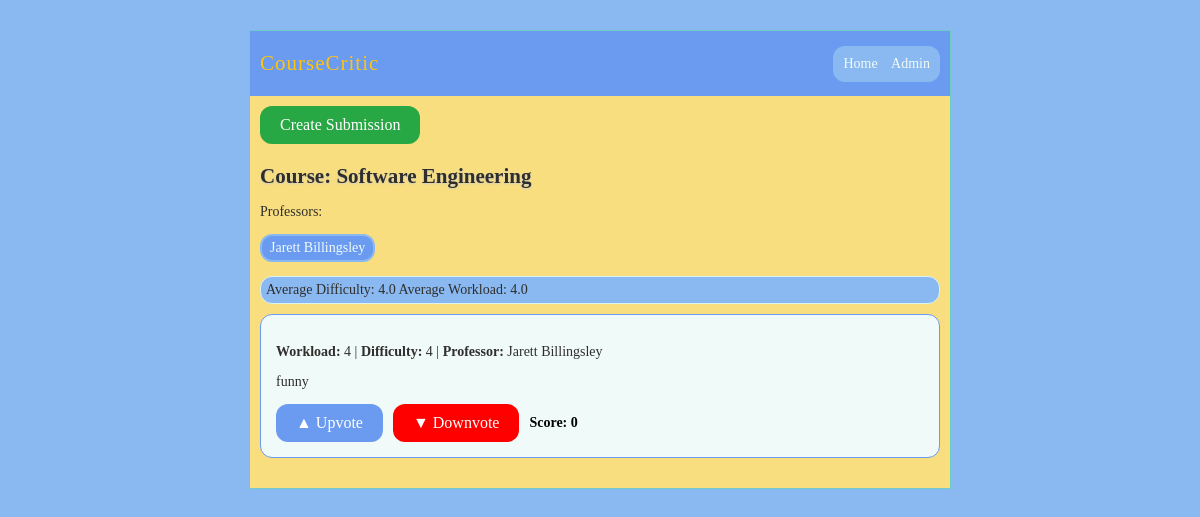
/course/5, run on the app's committed database.
### model.py (models this page shows, shortened)
class Course(db.Model):
    __tablename__ = "course_table"
    id: Mapped[int] = mapped_column(primary_key=True)
    title: Mapped[str] = mapped_column(String(30), unique=True)
    course_code: Mapped[str] = mapped_column(String(30), unique=True)
    professors: Mapped[list["Professor"]] = relationship(secondary=prof_course_table, back_populates="courses")
    ratings: Mapped[list["Rating"]] = relationship("Rating", back_populates="course")

class Professor(db.Model):
    __tablename__ = "prof_table"
    id: Mapped[int] = mapped_column(primary_key=True)
    name: Mapped[str] = mapped_column(String(200), unique=True)
    courses: Mapped[list["Course"]] = relationship(secondary="prof_course_table", back_populates="professors")
    ratings: Mapped[list["Rating"]] = relationship("Rating", back_populates="professor")

class Rating(db.Model):
    __tablename__ = "ratings_table"
    __table_args__ = (
        CheckConstraint('difficulty <= 5 AND difficulty >= 0', name='difficulty_bounds_check'),
    )
    id: Mapped[int] = mapped_column(primary_key=True)
    workload: Mapped[int]
    difficulty: Mapped[int]
    description: Mapped[str] = mapped_column(String(300))
    score: Mapped[int] = mapped_column(Integer, default=0)
    professor_id: Mapped[int] = mapped_column(ForeignKey("prof_table.id"))
    professor: Mapped["Professor"] = relationship("Professor", back_populates="ratings")
    course_id: Mapped[int] = mapped_column(ForeignKey("course_table.id"))
    course: Mapped["Course"] = relationship("Course", back_populates="ratings")

### course_critic.py (the view)
@app.route("/course/<int:course_id>")
def course(course_id):
    course = db.session.execute(db.select(Course).where(Course.id == course_id)).scalar()
    stmt = db.select(Rating).where(Rating.course_id == course.id).order_by(Rating.score.desc())
    ratings = db.session.execute(stmt).scalars().all()
    professors = course.professors
    diffAvg = sum([rating.difficulty for rating in ratings]) / len(ratings) if ratings else 0
    workAvg = sum([rating.workload for rating in ratings]) / len(ratings) if ratings else 0
    return render_template("course.html", course=course, ratings=ratings, diff=diffAvg, work=workAvg, profs=professors)

### templates/course.html (shortened to what this page needs)
{% extends "layout.html" %}
{% block body %}
    <div style="margin-bottom: 20px;">
        <a href="{{ url_for('submit', course_id=course.id) }}">
            <button class="submit-btn" id="createBtn">
                Create Submission
            </button>
        </a>
    </div>
    <h2>Course: {{ course.title }}</h2>
    {% if profs %}
        <p id="profLabel"> Professors:
    {% for professor in profs%}
        <p class="professor">{{ professor.name }}</p>
    {% endfor %}
        </p>
    {% else %}
        <p>No one teaches this course!</p>
    {% endif %}
<div class="twitbox">
    <p>Average Difficulty: {{ diff }} Average Workload: {{ work }}</p>
</div>
{% for rating in ratings %}
    <div class="rating-div">
        <p><strong>Workload:</strong> {{ rating.workload }} |
           <strong>Difficulty:</strong> {{ rating.difficulty }} |
           <strong>Professor:</strong> {{ rating.professor.name }}</p>
        <p>{{ rating.description }}</p>
        <div class="vote-controls">
            <form method="post" action="{{ url_for('upvote', rating_id=rating.id) }}">
                <button type="submit" class="btn">▲ Upvote</button>
            </form>
            <form method="post" action="{{ url_for('downvote', rating_id=rating.id) }}">
                <button type="submit" class="downvote-btn">▼ Downvote</button>
            </form>
            <span class="score-display">Score: {{ rating.score }}</span>
        </div>
    </div>
    {% endfor %}
{% endblock %}

### static/style.css (style rules this page uses)
p { color: var(--charcoal-gray); }
a { color: var(--charcoal-gray); }
div.page h2 { margin: 0 0 15px 0; color: var(--charcoal-gray) ; text-shadow: 0 1px 2px #ccc; }
p.professor { background: var(--sky-blue); display: inline-block; padding: 4px 8px; margin-bottom: 0px; border: 2px solid var(--powder-blue); border-radius: 12px; color: var(--message-bg-color); }
div.page div.twitbox { margin: 10px 0; padding: 5px; background: var(--powder-blue); border: 1px solid var(--divider-color); border-radius: 12px; -moz-border-radius: 12px; -webkit-border-radius: 12px; }
div.page div.twitbox p { margin: 0; }
.btn { padding: 10px 20px; border: none; background-color: var(--sky-blue); color: var(--button-text-color); font-size: 16px; font-family: 'Didot', 'Playfair Display', serif; border-radius: 12px; cursor: pointer; transition: background-color 0.2s ease; }
#profLabel { margin-bottom: 0px; }
.vote-controls { display: flex; align-items: center; gap: 10px; margin-top: 10px; }
.score-display { font-weight: bold; }
.downvote-btn { padding: 10px 20px; border: none; background-color: var(--downvote-color); color: var(--button-text-color); font-size: 16px; font-family: 'Didot', 'Playfair Display', serif; border-radius: 12px; cursor: pointer; transition: background-color 0.2s ease; }
.rating-div { border: 1px solid var(--sky-blue); border-radius: 12px; padding: 15px; margin-bottom: 20px; background-color: var(--message-bg-color); }
.submit-btn { padding: 10px 20px; margin-bottom: 0px; background-color: var(--submit-green); color: white; border: none; border-radius: 12px; font-family: 'Didot', 'Playfair Display', serif; font-size: 16px; cursor: pointer; transition: background-color 0.3s ease; }

### data on the page
Course: title "Software Engineering"
Professor: name "Jarett Billingsley"
Rating: workload "4", difficulty "4", professor.name "Jarett Billingsley", description "funny", score "0"

### other printed values
{{ diff }} "4.0"
{{ work }} "4.0"
